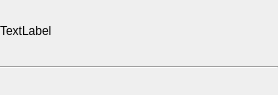
<?xml version="1.0" encoding="UTF-8"?>
<ui version="4.0">
 <class>MenuHeader</class>
 <widget class="QWidget" name="MenuHeader">
  <property name="geometry">
   <rect>
    <x>0</x>
    <y>0</y>
    <width>278</width>
    <height>95</height>
   </rect>
  </property>
  <property name="windowTitle">
   <string>Form</string>
  </property>
  <layout class="QVBoxLayout" name="verticalLayout">
   <property name="leftMargin">
    <number>0</number>
   </property>
   <property name="rightMargin">
    <number>0</number>
   </property>
   <item>
    <widget class="QLabel" name="lblTitle">
     <property name="text">
      <string>TextLabel</string>
     </property>
     <property name="menu_header_lbl" stdset="0">
      <bool>true</bool>
     </property>
    </widget>
   </item>
   <item>
    <spacer name="vSpacer">
     <property name="orientation">
      <enum>Qt::Vertical</enum>
     </property>
     <property name="sizeType">
      <enum>QSizePolicy::Fixed</enum>
     </property>
     <property name="sizeHint" stdset="0">
      <size>
       <width>0</width>
       <height>10</height>
      </size>
     </property>
    </spacer>
   </item>
   <item>
    <widget class="Line" name="lineSeparator">
     <property name="minimumSize">
      <size>
       <width>0</width>
       <height>2</height>
      </size>
     </property>
     <property name="orientation">
      <enum>Qt::Horizontal</enum>
     </property>
    </widget>
   </item>
   <item>
    <spacer name="vSpacer_2">
     <property name="orientation">
      <enum>Qt::Vertical</enum>
     </property>
     <property name="sizeType">
      <enum>QSizePolicy::Fixed</enum>
     </property>
     <property name="sizeHint" stdset="0">
      <size>
       <width>0</width>
       <height>15</height>
      </size>
     </property>
    </spacer>
   </item>
  </layout>
 </widget>
 <resources/>
 <connections/>
</ui>
